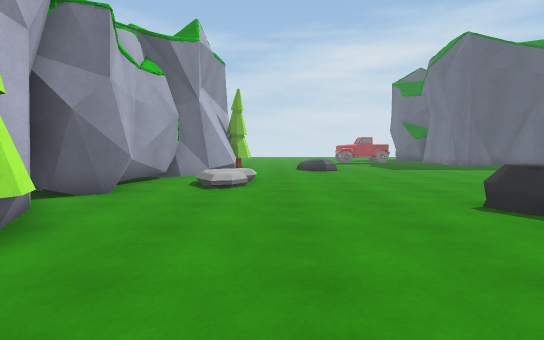
[1] (above)

24 first-person views from a walk through a Unity game level. The camera is 1.2 m above the floor, tilts 4° down and sees 80° across. The floor is counted in squares, 1 m on a side. Each view is taken from the middle of a square. On the plan, view 1 faces up. The plan holds only what a view shows up to about 14 squares ahead; the rest is blank. The place goes on beyond the plan. The player character is not drawn. Some animated figures are not drawn.

[2]
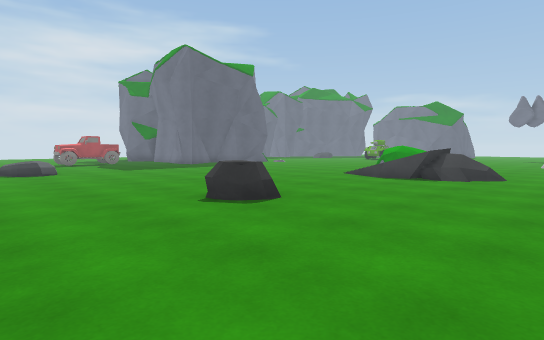

[3]
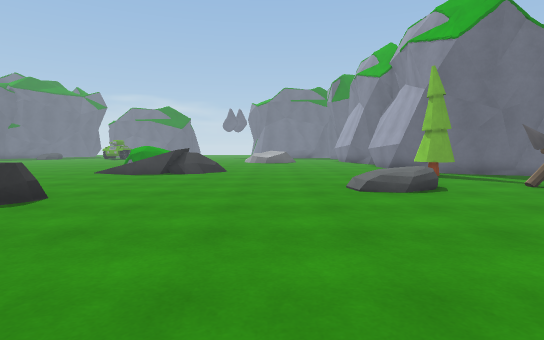

[4]
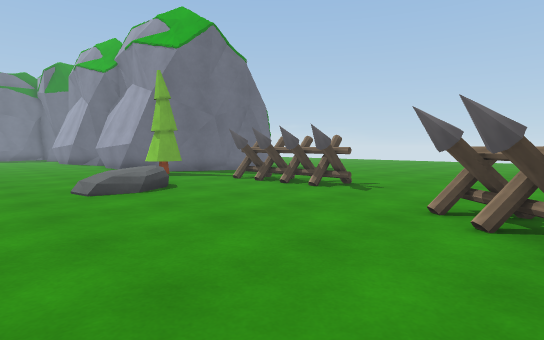

[5]
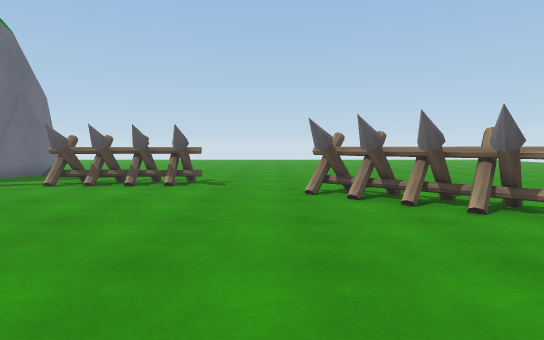

[6]
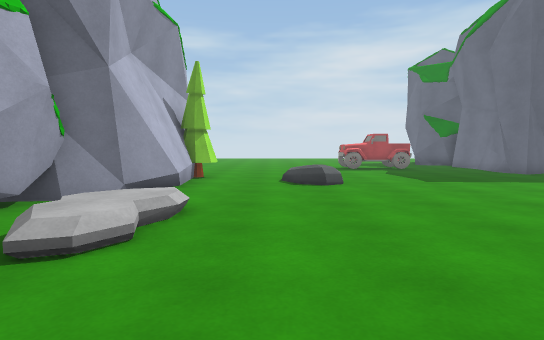

[7]
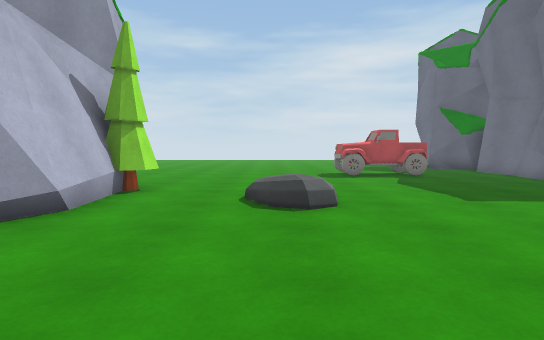

[8]
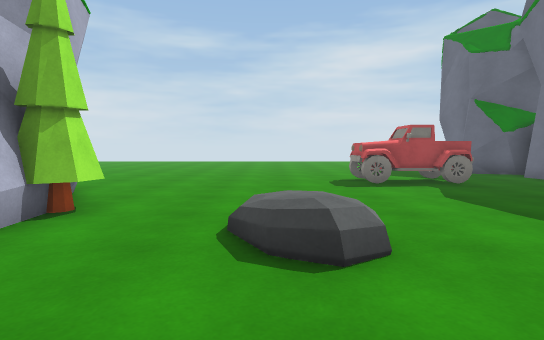

[9]
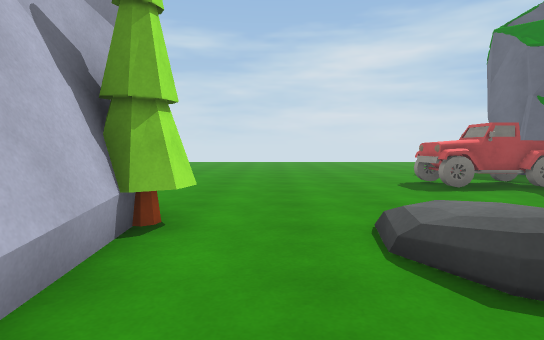

[10]
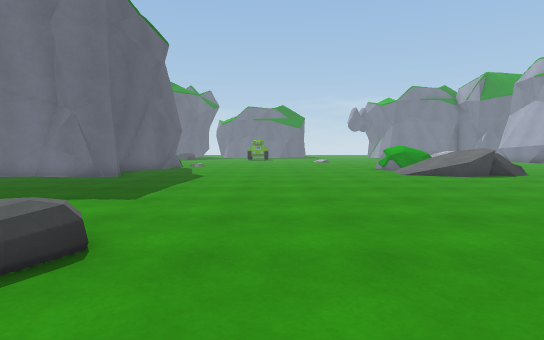

[11]
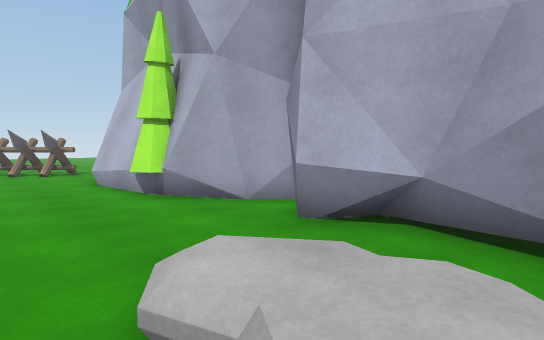

[12]
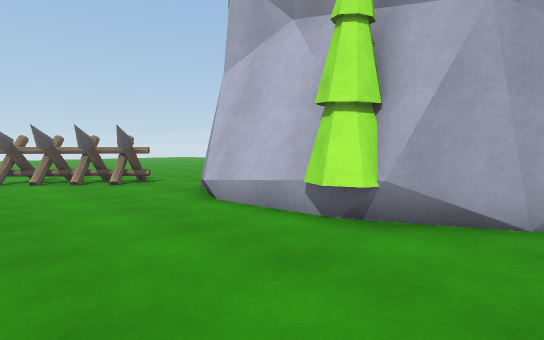

[13]
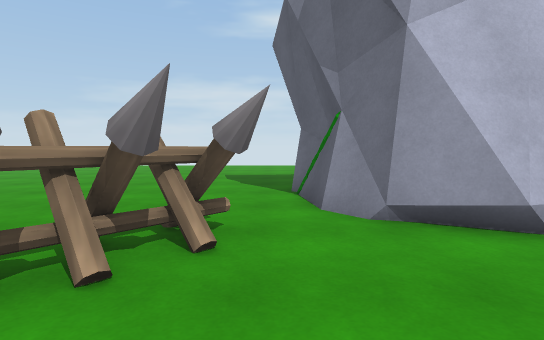

[14]
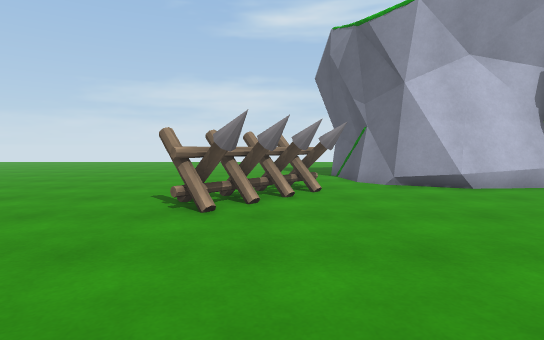

[15]
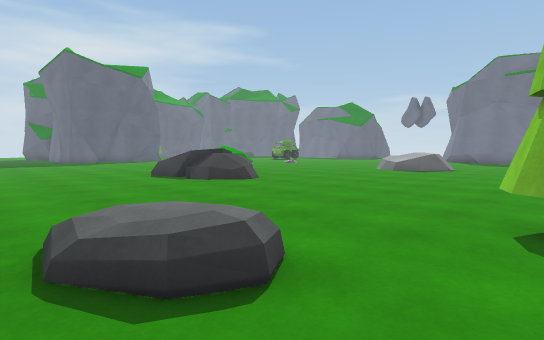

[16]
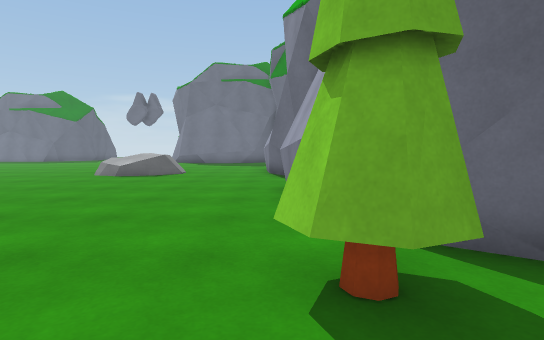

[17]
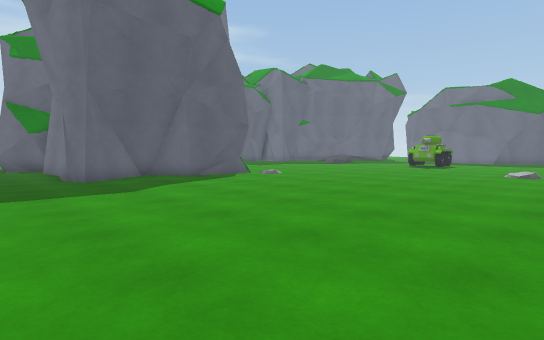

[18]
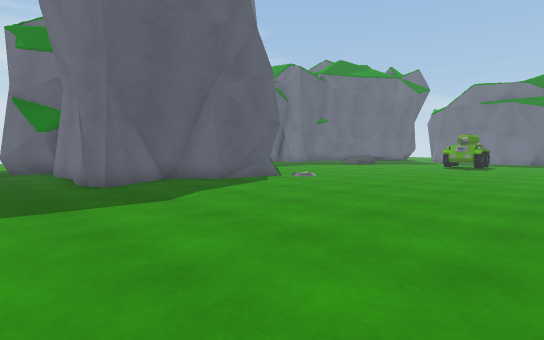

[19]
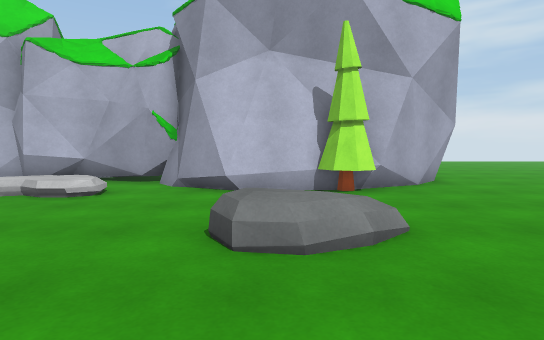

[20]
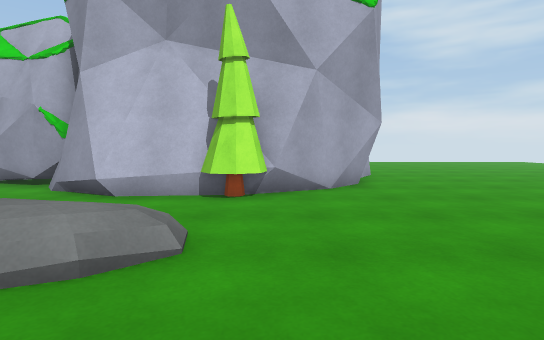

[21]
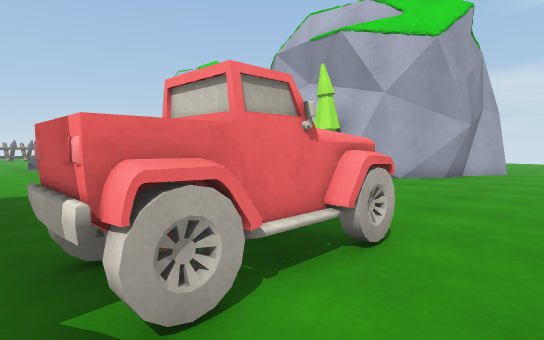

[22]
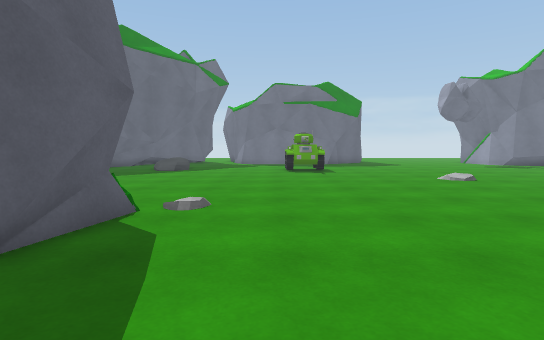

[23]
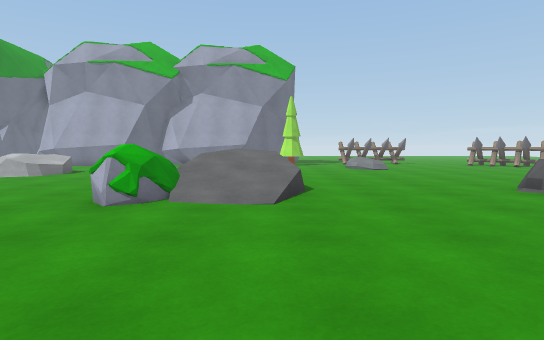

[24]
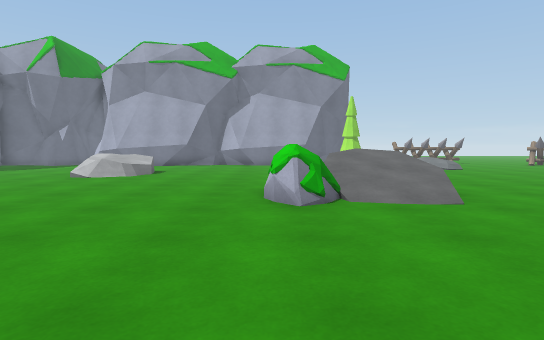

### Floor plan
Key: @ floor where view 1 was taken; # wall or solid block; . main floor; : floor 0.5 m higher than the main floor; / step, stairs or slope; = window, fence, low wall or low ledge; ^ raised ledge; R rock; T tree; H thing the floor can be seen under or through; O other object.
Columns run from 7 left of view 1 to 27 right of it. Each row starts with its distance up from view 1.
 27 ..................##
 26 ...................#
 25 ............^^#^...#
 24 #...........^^#^...#
 23 ####........^#.^...#             ..
 22    #...............#          .....
 21    ##..............#####     ......
 20     ##.................####........
 19     #TT............................
 18     ##...::........................
 17     ##...:R........................
 16     ##...//........................
 15     ##.............................
 14    ##..............................
 13   ##...............................
 12  .##./:............................
 11  .#O.:/............................
 10   OO.//......................... ..
  9  ..O..............................
  8  ##O................//.OO..........
  7  ##.........R.......   OO..........
  6   ##.......RRR...../   OO..........
  5    #................     .........
  4    TT...............    ..........
  3    #................/ R............
  2    #...........................//..
  1    #=.........................   ..
  0    #...@......................  R
 -1  ###..........................R R
 -2 ###.........../................
 -3 ............../ ...............
 -4 ...HHH......../ ...............
 -5 ...HHHH........................
 -6 ....HHHH..........TT.....##..##
 -7 ......HH..........TT. ####
 -8 ...........#####...T#
 -9 ...........#####...##
-10 ...................#
-11 ...................#

Positions as (right, up) in squares from view 1, and headings:
1: (0, 0), facing up
2: (0, 0), facing up-right
3: (-2, 0), facing right
4: (-2, 0), facing down-right
5: (1, 2), facing down
6: (1, 6), facing up
7: (2, 10), facing up
8: (2, 13), facing up
9: (0, 14), facing up
10: (-1, 14), facing right
11: (0, 12), facing down-left
12: (1, 7), facing down-left
13: (1, -3), facing left
14: (6, -5), facing left
15: (6, -7), facing up-right
16: (9, -6), facing right
17: (9, 8), facing up-right
18: (9, 10), facing up-right
19: (7, 17), facing left
20: (6, 20), facing left
21: (9, 27), facing down-left
22: (13, 17), facing right
23: (13, 15), facing down
24: (17, 15), facing down
